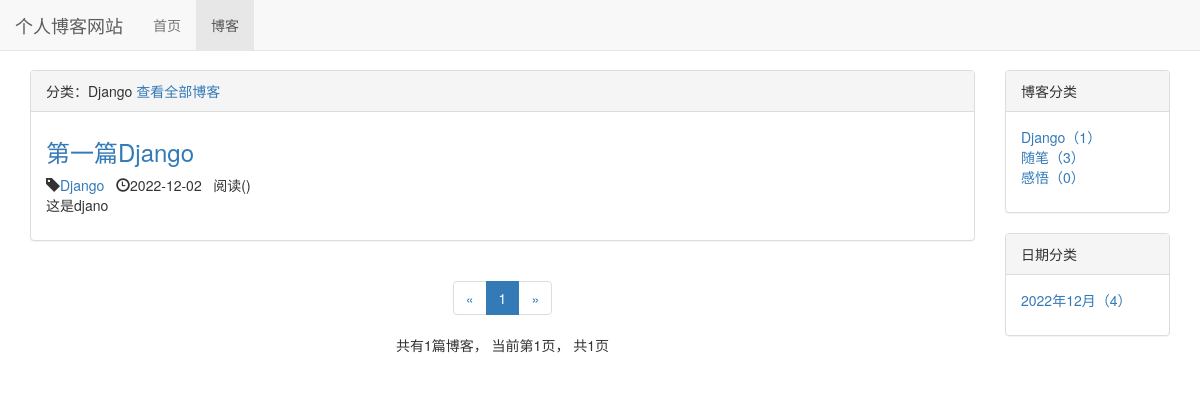
The app's page /blog/type/1, older data.
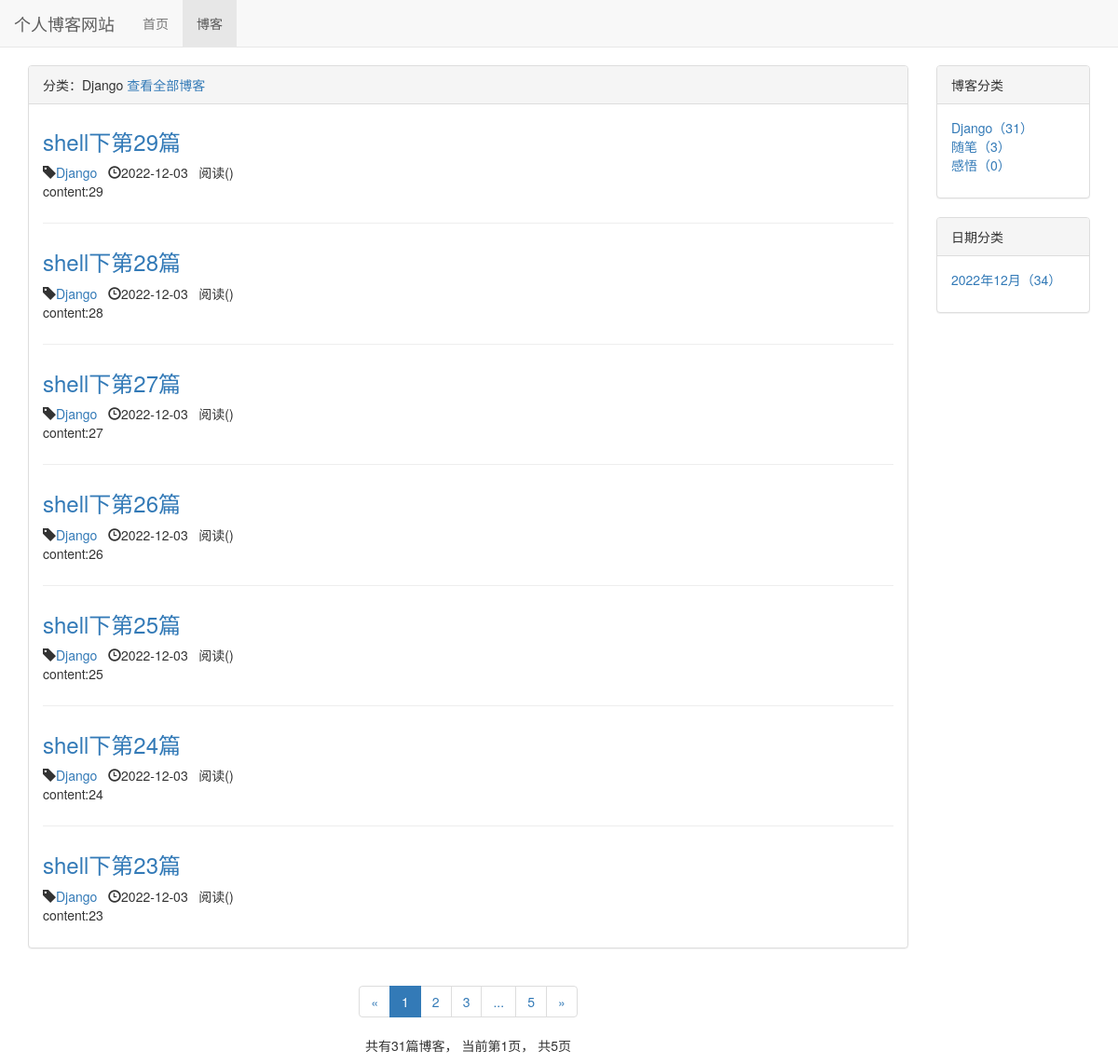
The same page, newer data.
### blog/models.py (models this page shows, shortened)
class BlogType(models.Model):
    type_name = models.CharField(max_length=15)
    def __str__(self):
        return self.type_name

class Blog(models.Model, ReadNumExpandMethod):
    title = models.CharField(max_length=50)
    blog_type = models.ForeignKey(BlogType, on_delete=models.DO_NOTHING)
    content = RichTextUploadingField()
    author = models.ForeignKey(User, on_delete=models.DO_NOTHING)
    created_time = models.DateTimeField(auto_now_add=True)
    last_updated_time = models.DateTimeField(auto_now=True)
    """def get_read_num(self):
        try:
            return self.readnum.read_num
        except exceptions.ObjectDoesNotExist:
            return 0"""
    class Meta:
        ordering = ['-created_time']

### blog/views.py (the view)
# urls.py: path('type/<int:blog_type_pk>', views.blogs_with_type, name='blogs_with_type'),
def blogs_with_type(request, blog_type_pk):
    blog_type = get_object_or_404(BlogType, pk=blog_type_pk)
    blogs_all_list = Blog.objects.filter(blog_type=blog_type) #获取所有blog
    context = get_blog_list_common_data(request, blogs_all_list)
    context['blog_type'] = blog_type
    return render_to_response('blog/blogs_with_type.html', context)

### blog/templates/blog/blogs_with_type.html (shortened to what this page needs)
{% extends 'blog/blog_list.html' %}
{% block blog_list_title %}
    分类：{{ blog_type.type_name }}
    <a href="{% url 'blog_list' %}">查看全部博客</a>
{% endblock%}

### blog/templates/blog/blog_list.html (shortened to what this page needs)
{% extends 'base.html' %}
{% block nav_blog_active %}active{%endblock%}
{% load staticfiles %}
{% block header_extends %}
    <link rel="stylesheet" href="{% static 'blog/blog.css' %}">
{% endblock %}
{% block content %}
<div class="container">
    <div class="row">
        <div class="col-xs-12 col-sm-8 col-md-9 col-lg-10">
            <div class="panel panel-default">
              <div class="panel-heading">{% block blog_list_title %}博客列表{% endblock %}</div>
              <div class="panel-body">
                  {% for blog in blogs %}
                  <div class="blog">
                      <h3><a href="{% url 'blog_detail' blog.pk %}">{{ blog.title }}</a></h3>
                      <p class="blog-info">
                          <span class="glyphicon glyphicon-tag"></span><a href="{% url
                          'blogs_with_type' blog.blog_type.pk %}">{{ blog.blog_type }}</a>&nbsp;&nbsp;
                          <span class="glyphicon glyphicon-time" ></span>{{ blog.created_time|date:"Y-m-d" }}&nbsp;&nbsp;
                          阅读({{ blog.get_read_num }})
                      </p>
                      <p>{{ blog.content|striptags|truncatechars:120 }}</p>
                  </div>
                {% empty %}
                  <div class="blog">
                    <h3>暂无博客，敬请期待</h3>
                  </div>
                {% endfor %}
              </div>
            </div>
            <div class="paginator">
                  <ul class="pagination">
                      <li>
                        {% if page_of_blogs.has_previous %}
                            <a href="?page={{ page_of_blogs.previous_page_number }}" aria-label="Previous">
                                <span aria-hidden="true">&laquo;</span>
                            </a>
                        {% else %}
                            <span aria-hidden="true">&laquo;</span>
                        {% endif %}
                      </li>
                      {% for page_num in page_range %}
                        {% if page_num == page_of_blogs.number %}
                            <li class="active"><span>{{ page_num }}</span></li>
                        {% else %}
                            {% if page_num == '...' %}
                                <li><span>{{ page_num }}</span></li>
                            {% else %}
                                <li><a href="?page={{ page_num }}">{{ page_num }}</a></li>
                            {% endif %}
                        {% endif %}
                      {% endfor %}
                      <li>
                        {% if page_of_blogs.has_next %}
                            <a href="?page={{ page_of_blogs.next_page_number }}" aria-label="Next">
                                <span aria-hidden="true">&raquo;</span>
                            </a>
                        {% else %}
                            <span aria-hidden="true">&raquo;</span>
                        {% endif %}
                      </li>
                  </ul>
                  <p>
                      共有{{ page_of_blogs.paginator.count }}篇博客，
                      当前第{{ page_of_blogs.number }}页，
                      共{{ page_of_blogs.paginator.num_pages}}页
                  </p>
                </div>
        </div>
        <div class="hidden-xs col-sm-4 col-md-3 col-lg-2">
            <div class="panel panel-default">
              <div class="panel-heading">博客分类</div>
              <div class="panel-body">
                <ul class="blog-types">
                {% for blog_type in blog_types %}
                    <li>
                        <a href="{% url 'blogs_with_type' blog_type.pk %}">
                            {{ blog_type.type_name }}（{{blog_type.blog_count}}）
                        </a>
                    </li>
                {% empty %}
                    <li>暂无分类</li>
                {% endfor %}
                </ul>
              </div>
            </div>
            <div class="panel panel-default">
                <div class="panel-heading">日期分类</div>
                <div class="panel-body">
                    <ul class="blog-dates">
                        {% for blog_date,blog_count in blog_dates.items %}
                            <li>
                                <a href="{% url 'blogs_with_date' blog_date.year blog_date.month %}">
                                    {{blog_date|date:"Y年m月" }}（{{blog_count}}）
                                </a>
                            </li>
                        {% endfor %}
                    </ul>
                </div>
            </div>
        </div>
    </div>
</div>
{% endblock %}

### templates/base.html (shortened to what this page needs)
{% load staticfiles %}
<html lang="zh-CN">
<head>
    <link rel="stylesheet" href="{% static 'base.css' %}">
    <link rel="stylesheet" href="{% static 'bootstrap-3.4.1/css/bootstrap.min.css' %}">
    {% block header_extends %}{% endblock %}
</head>
<body>
    <div class="navbar navbar-default navbar-fixed-top" role="navigation">
        <div class="container-fluid">
            <div class="navbar-header">
                <a class="navbar-brand" href="{% url 'home' %}">个人博客网站
                </a>
            </div>
            <div id="navbar-collapse" class="collapse navbar-collapse">
                <ul class="nav navbar-nav">
                    <li class="{% block nav_home_active %}{% endblock %}">
                        <a href="{% url 'home'%}">首页</a>
                    </li>
                    <li class="{% block nav_blog_active %}{% endblock %}">
                        <a href="{% url 'blog_list' %}">博客</a>
                    </li>
                </ul>
            </div>
        </div>
    </div>
    {% block content %}{% endblock %}
</body>
</html>

### static/base.css (style rules this page uses)
* { margin: 0; padding: 0; }
body { margin-top: 70px!important; }

### blog/static/blog/blog.css (style rules this page uses)
ul.blog-types { list-style-type: none; }
ul.blog-dates { list-style-type: none; }
div.blog:not(:last-child) { margin-bottom: 2em; padding-bottom: 1em; border-bottom: 1px solid #eee; }
div.blog h3 { margin-top: 0.5em; }
div.blog p.blog-info { margin-bottom: 0; }
div.paginator { text-align: center; }

Row changes from the older to the newer data that the page shows:
no longer on this page (row unchanged): Blog: title "第一篇Django", blog_type "Django", created_time "2022-12-02", content "这是djano"
computed for BlogType "Django": blog_count "1" → "31"
added Blog: title "shell下第29篇", blog_type "Django", created_time "2022-12-03", content "content:29"
added Blog: title "shell下第28篇", blog_type "Django", created_time "2022-12-03", content "content:28"
added Blog: title "shell下第27篇", blog_type "Django", created_time "2022-12-03", content "content:27"
added Blog: title "shell下第26篇", blog_type "Django", created_time "2022-12-03", content "content:26"
added Blog: title "shell下第25篇", blog_type "Django", created_time "2022-12-03", content "content:25"
added Blog: title "shell下第24篇", blog_type "Django", created_time "2022-12-03", content "content:24"
added Blog: title "shell下第23篇", blog_type "Django", created_time "2022-12-03", content "content:23"
Text that changed along with them:
{{ page_of_blogs.paginator.count }}: "1" → "31"
{{ page_of_blogs.paginator.num_pages }}: "1" → "5"
new list line: "2"
new list line: "3"
new list line: "5"
new list line: "2022年12月 （ 34 ）"
list line gone: "2022年12月 （ 4 ）"
